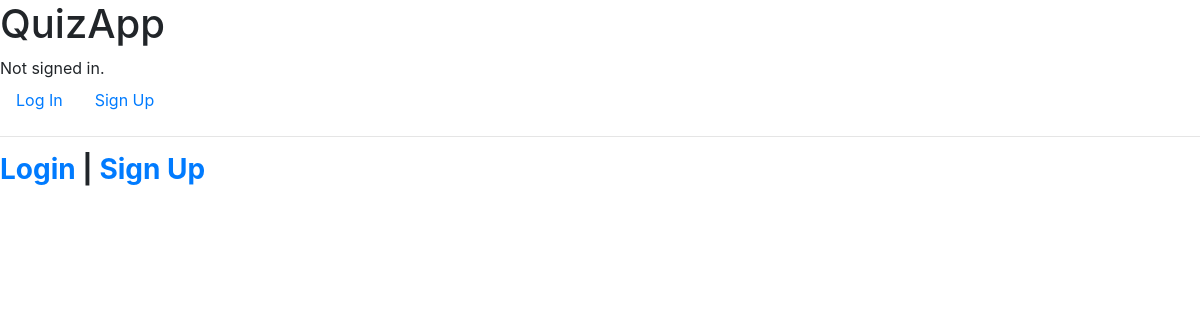
Before: / with the older database file.
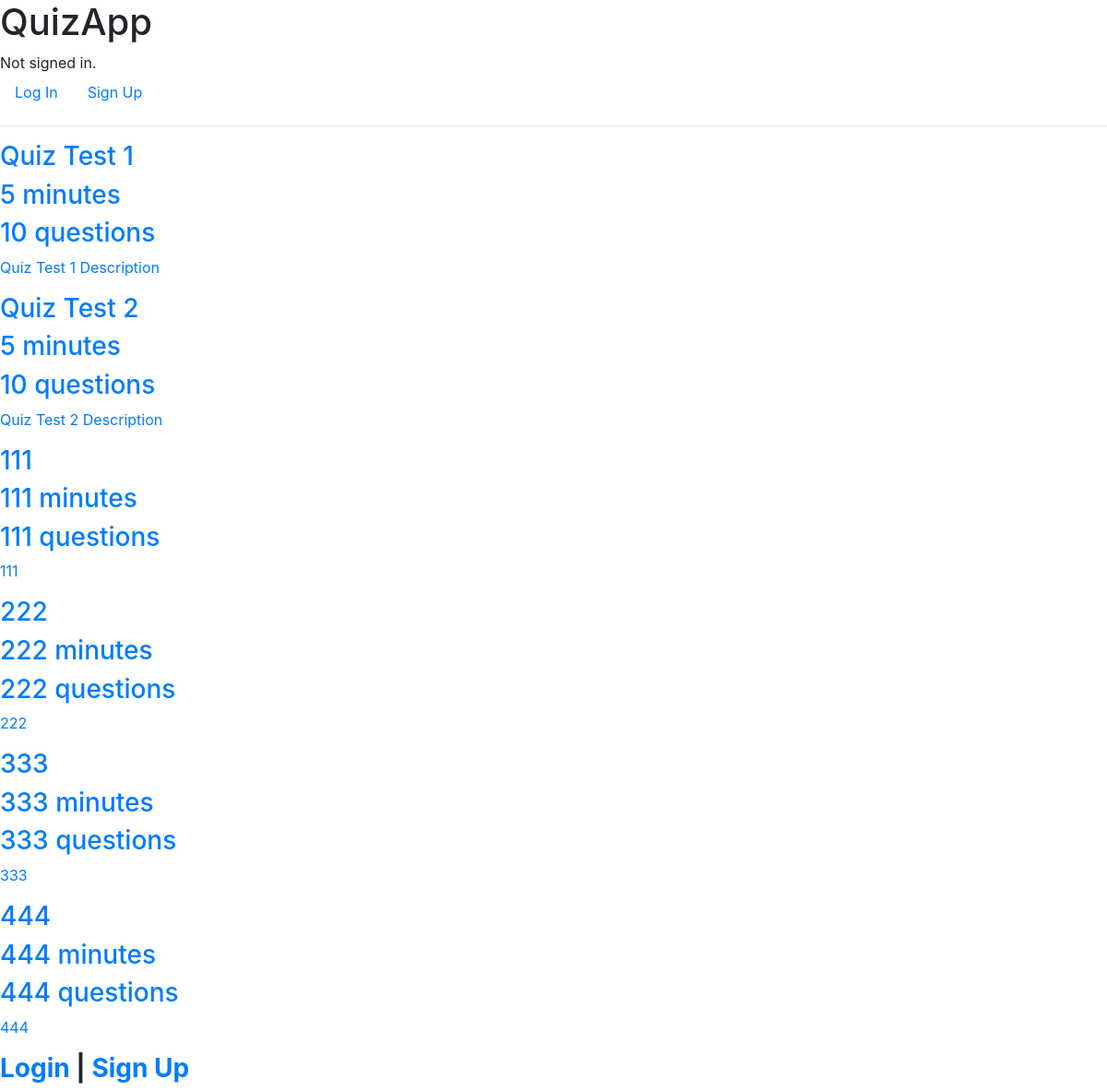
After: the same page with the newer database file.
### QuizApp/models.py (models this page shows)
class Quiz(models.Model):
    user = models.ForeignKey(User, on_delete=models.CASCADE)
    title = models.CharField(max_length=200)
    description = models.CharField(max_length=1000)
    number_of_questions = models.IntegerField(default=1)
    duration = models.IntegerField(help_text="Duration in seconds", default=60)

### QuizApp/views.py (the view)
# urls.py: path('', views.index, name='index'),
def index(request):
    return render(request, "quizapp/index.html", {
        'tests': Quiz.objects.all()
    })

### QuizApp/templates/QuizApp/index.html
{% extends "quizapp/layout.html" %}
{% block body %}
    {% for test in tests %}
        <div>
            <a href="{% url 'test' test.id%}">
                <h3>{{test.title}}</h3>
                <h3>{{test.duration}} minutes</h3>
                <h3>{{test.number_of_questions}} questions</h3>
                <p>{{test.description}}</p>
            </a>
        </div>
    {% endfor %}
<h3><strong><a href="{% url 'login' %}">Login</a> | <a href="{% url 'register' %}">Sign Up</a></h3></strong></h3>
{% endblock %}

### QuizApp/templates/QuizApp/layout.html (shortened to what this page needs)
{% load static %}
<!DOCTYPE html>
<html lang="en">
    <head>
        <link rel="stylesheet" href="https://stackpath.bootstrapcdn.com/bootstrap/4.4.1/css/bootstrap.min.css">
        <link rel="stylesheet" type="text/css" href="{% static 'quizapp/css/style.css' %}">
    </head>
    <body>
        <h1>QuizApp</h1>
        <div>
            {% if user.is_authenticated %}
                Signed in as <strong>{{ user.username }}</strong>.
            {% else %}
                Not signed in.
            {% endif %}
        </div>
        <ul class="nav">
            {% if user.is_authenticated %}
                <li class="nav-item">
                    <a class="nav-link" href="{% url 'index' %}">Tests</a>
                </li>
                <li class="nav-item">
                    <a href="{% url 'createtest' %}" class="nav-link">Create Test</a>
                </li>
                <li class="nav-item">
                    <a class="nav-link" href="{% url 'logout' %}">Log Out</a>
                </li>
            {% else %}
                <li class="nav-item">
                    <a class="nav-link" href="{% url 'login' %}">Log In</a>
                </li>
                <li class="nav-item">
                    <a class="nav-link" href="{% url 'register' %}">Sign Up</a>
                </li>
            {% endif %}
        </ul>
        <hr>
        {% block body %}
        {% endblock %}
    </body>
</html>

### QuizApp/static/QuizApp/css/style.css (style rules this page uses)
html { box-sizing: border-box; }
*, *:before, *:after { box-sizing: inherit; }

Changed rows visible on the page:
added Quiz: title "Quiz Test 1", duration "5", number_of_questions "10", description "Quiz Test 1 Description"
added Quiz: title "Quiz Test 2", duration "5", number_of_questions "10", description "Quiz Test 2 Description"
added Quiz: title "111", duration "111", number_of_questions "111", description "111"
added Quiz: title "222", duration "222", number_of_questions "222", description "222"
added Quiz: title "333", duration "333", number_of_questions "333", description "333"
added Quiz: title "444", duration "444", number_of_questions "444", description "444"
